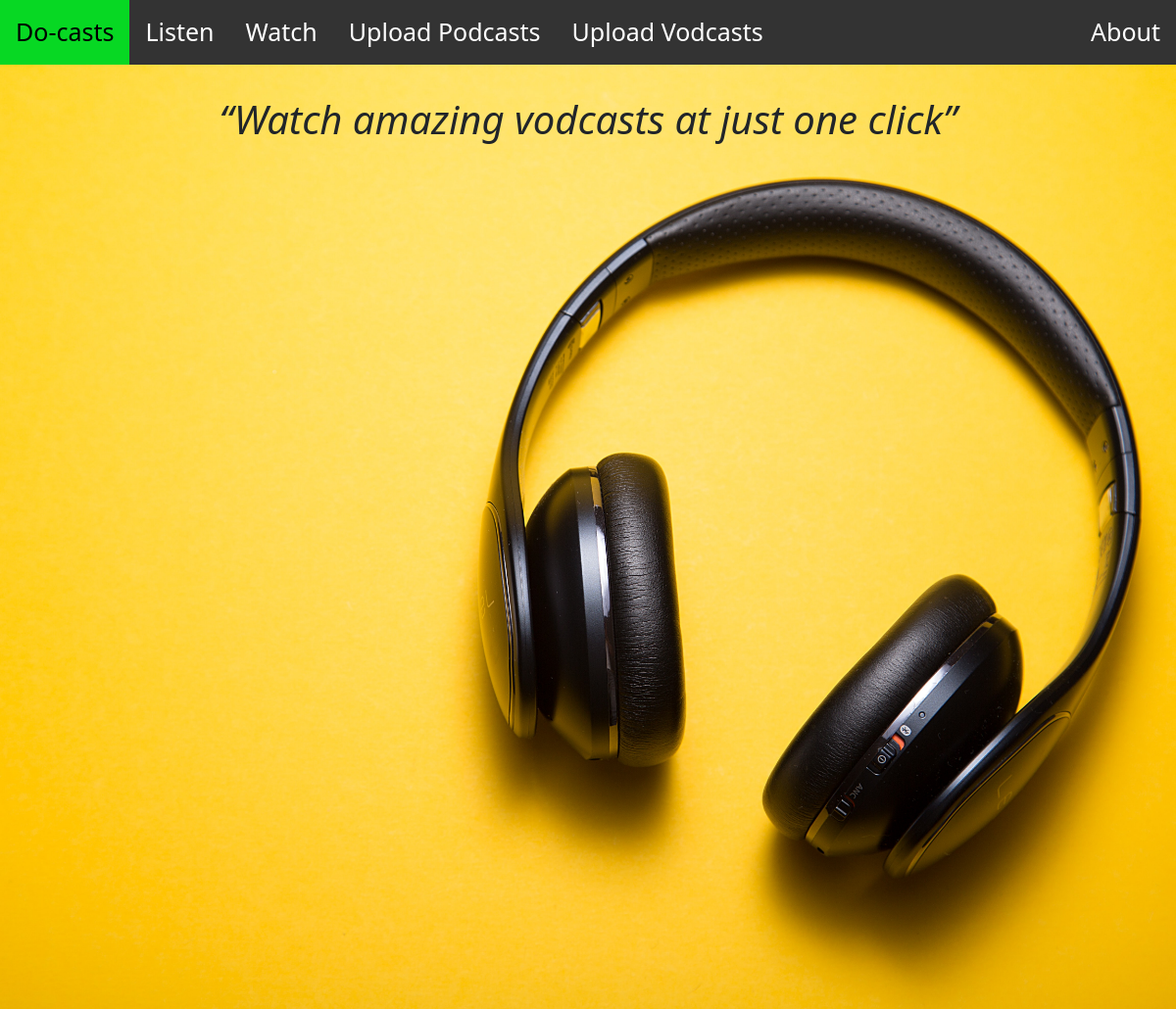
The app's page /watch, older data.
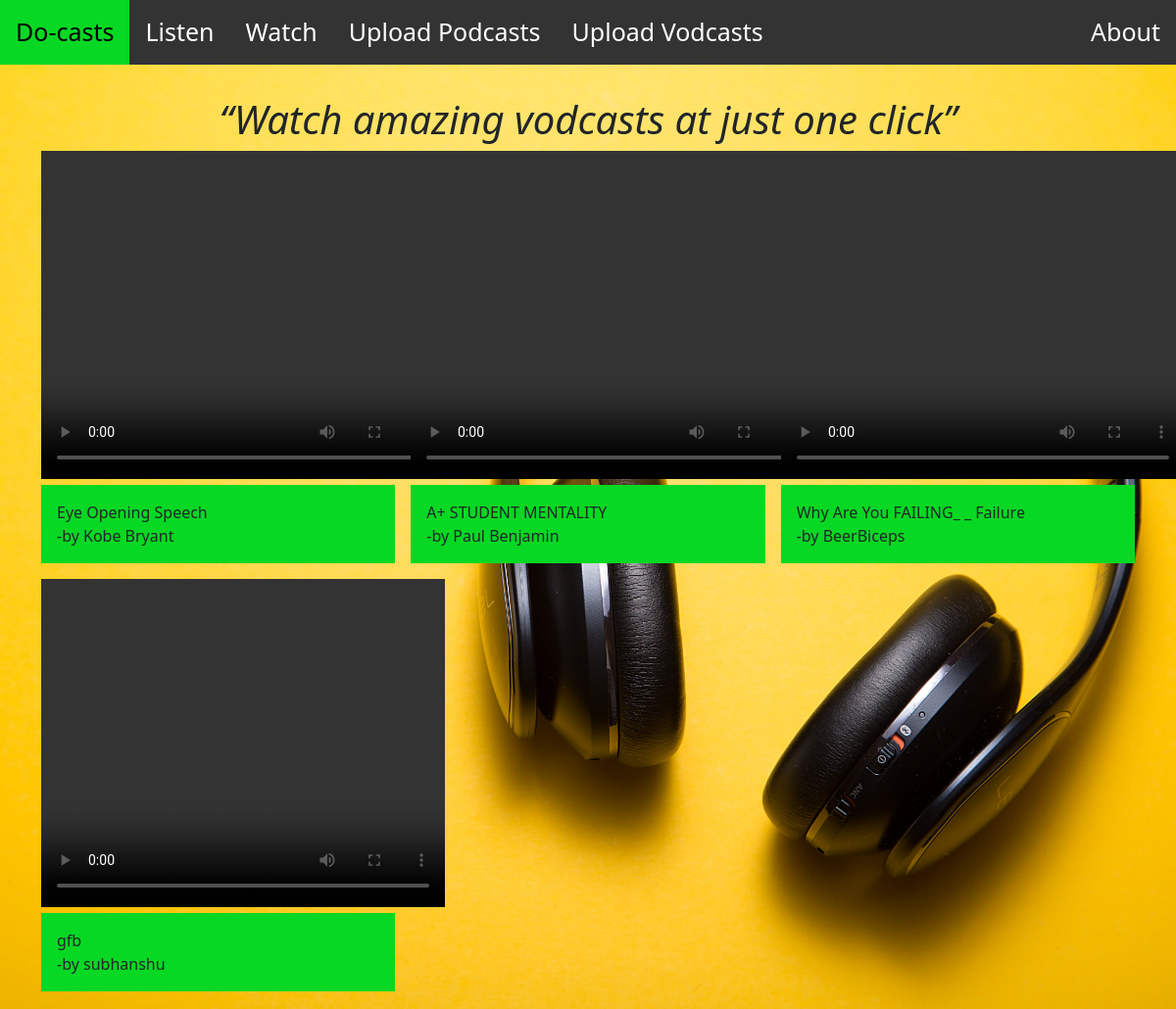
The same page, newer data.
### home/models.py (models this page shows, shortened)
class video(models.Model) :                         # video database for podcasts
     name = models.CharField(max_length=100)
     pname = models.CharField(max_length=100)
     email = models.CharField(max_length=100)
     mp4 = models.FileField(default="media")
     date = models.DateField()

### home/views.py (the view)
# urls.py: path('watch', views.watch, name ='watch'),
def watch(request):
    mp4_list= video.objects.all()          # calling 'video' database from models.py and storing it in dic mp4_list
    return render(request,'watch.html',{'mp4_list':mp4_list})      # rendering the page and sending the dic to page

### templates/watch.html (shortened to what this page needs)
{% extends 'base.html'%}
{% block body %}
<div class="container my-5">
  <h1 class="my-6 text-center"><em><q>Watch amazing vodcasts at just one click</q></em></h1>
  <div class="row row-cols-1 row-cols-sm-2 row-cols-md-3 g-3">
    {% for mp4 in mp4_list %}
    <div class="col" style="align-items: flex-start;">
      <video controls width="412" height="335" src="media\{{mp4.mp4}}"></video>
      <div class="card-body" style="background-color: rgb(7, 216, 35);">
        <p class="card-text">{{mp4.pname}}<br>-by {{mp4.name}}</p>
      </div>
    </div>
    {% endfor %}
  </div>
</div>
{% endblock body %}

### templates/base.html (shortened to what this page needs)
<!DOCTYPE html>
<html lang="en">
<head>
     <link href="https://cdn.jsdelivr.net/npm/bootstrap@5.0.1/dist/css/bootstrap.min.css" rel="stylesheet"
>
</head>
<body>
    <ul id="nav">
        <li> <a id="main" href="/">Do-casts</a></li>
        <li><a href="/listen">Listen</a></li>
        <li><a href="/watch">Watch</a></li>
        <li><a href="/uploadmp3">Upload Podcasts</a></li>
        <li><a href="/uploadmp4">Upload Vodcasts</a></li>
        <li><a href="/about">About</a></li>
    </ul>
    <div id="back" style="padding:20px;margin-top:30px;height: 1000px;">
        {% block body %}{% endblock body %}
    </div>
</body>
</html>

### templates/base.html (style rules this page uses)
body { margin: 0; }
#nav { list-style-type: none; margin: 0; padding: 0; overflow: hidden; background-color: #333; position: fixed; top: 0; width: 100%; }
li { float: left; }
#nav :last-child { float: right; }
#main { display: block; color: rgb(0, 0, 0); text-align: center; padding: 14px 16px; text-decoration: none; background-color: #04AA6D; }
li a { font-size: 25px; display: block; color: white; text-align: center; padding: 14px 16px; text-decoration: none; }
#back { background-image: url(static/images/background.jpg); background-repeat: no-repeat; background-position: center; background-size: cover; }

Row changes from the older to the newer data that the page shows:
added video: pname "Eye Opening Speech", name "Kobe Bryant"
added video: pname "A+ STUDENT MENTALITY", name "Paul Benjamin"
added video: pname "Why Are You FAILING_ _ Failure", name "BeerBiceps"
added video: pname "gfb", name "subhanshu"
